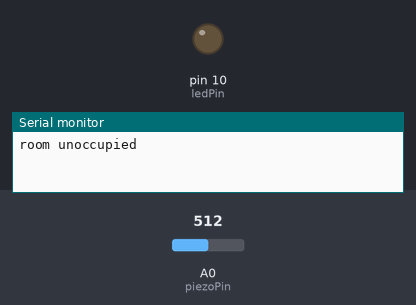
Recording of a sketch running on a simulated Arduino Uno, built with avr-gcc and run on an emulated ATmega328P. Parts: output pins drawn as LEDs (lit = HIGH), the last lines printed to the serial monitor. Inputs (shaded band) come from the test bench; at power-on: A0 (piezoPin) = 512.

Above: at 3.2 s.
3.3 s: A0 (piezoPin) set to 23
4.8 s: A0 (piezoPin) set to 29
At 5.6 s:
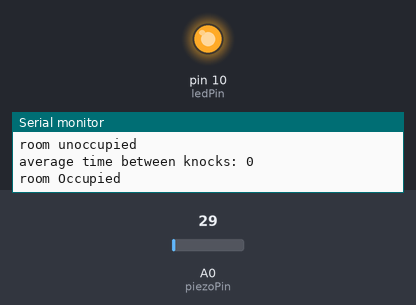
Timing chart, 0 to 7.8 s (numbered marks = the images above; inputs shaded):
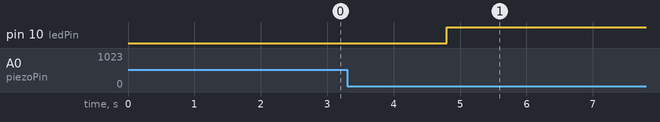

Measured:
- after the input at 4.8 s, pin 10 (ledPin): LOW → HIGH at once

The sketch:

StREAm_Micro.ino
```cpp
unsigned long previousKnock;
//unsigned long inRoomTime, outRoomTime; use these if two seperate cycles
static unsigned long avTimeBetweenKnocks;
int knockCounter;
boolean changeInDoorStatus;
boolean roomOccupied = false;
//unsigned long previousMillis = 0;
int piezoPin = A0;
int knockThresh = 25;
int settleTime = 500;

const int ledPin =  10;
void setup() {
  Serial.begin(9600);

  pinMode(ledPin, OUTPUT);
}

void loop() {

  //call to listen for a knock
  unsigned long knockTime = waitForKnock(piezoPin, knockThresh);
  //unsigned long currentTime=millis();
  if (knockTime > 0) { //if a knock is detected
    changeInDoorStatus = true;

    //only use this code for different cycles of on and off
    //   inBetweenKnocksTime=knockTime-previousKnock;
    //   previousKnock=knockTime;

    knockCounter++;

    // call to averageTime
    averageTimeBetweenKnocks(knockCounter ,  knockTime);
  }


//THE FOLLOWING COMMENTED CODE WAS MEANT TO BE USED AS THE "AI" ASPECT. WHERE THE USER'S SCHEDULE IS RECORDED AND THE ARDUINO CAN CONTROL THE LED BASED ON TIME
                                      //  if (knockCounter >= 2) { //after first knock, code changes slightly to incorporate time aspect
                                      //    Serial.print("Knock counter is greater than 1 at: ");
                                      //    Serial.println(knockCounter);
                                      //
                                      //    if (isItTime(currentTime, previousMillis, avTimeBetweenKnocks)) {//if rooms empty and someone enters OR if room is empty and time has passed
                                      ////     if (roomOccupied == false) {
                                      ////      roomOccupied = true;
                                      ////      changeInDoorStatus = false;
                                      ////
                                      ////    }
                                      ////    else {
                                      ////      roomOccupied = false;
                                      ////      changeInDoorStatus = false;
                                      ////
                                      ////    }
                                      //      roomOccupied = ! roomOccupied;
                                      //     changeInDoorStatus = ! changeInDoorStatus;//true
                                      //     Serial.print("previous Millis: ");
                                      //      Serial.println(previousMillis);
                                      //      previousMillis = knockTime;
                                      //      Serial.print("current Millis: ");
                                      //      Serial.println(knockTime);
                                      //
                                      //    }
                                      //
                                      //    if (roomOccupied == false && changeInDoorStatus == true) {
                                      //      roomOccupied = true;
                                      //      changeInDoorStatus = false;
                                      //    }
                                      //
                                      //
                                      //    if (roomOccupied == true && changeInDoorStatus == false) { //someone is in room
                                      //      Serial.println("room Occupied");
                                      //      //light up led
                                      //      digitalWrite(ledPin, HIGH);
                                      //    }
                                      //
                                      //    //checks for person leaving the room
                                      //    if (roomOccupied == true && changeInDoorStatus == true) {
                                      //      roomOccupied = false;
                                      //      changeInDoorStatus = false;
                                      //    }
                                      //
                                      //    if (roomOccupied == false && changeInDoorStatus == false) { //no one in room
                                      //      Serial.println("room unoccupied");
                                      //      //turn off led
                                      //      digitalWrite(ledPin, LOW);
                                      //    }
                                      //
                                      //  }
                                        //else {//this is the first knock where time has no effect on the lights

    if (roomOccupied == false && changeInDoorStatus == true) {
      roomOccupied = true;
      changeInDoorStatus = false;
    }

    if (roomOccupied == true && changeInDoorStatus == false) { //someone is in room
      Serial.println("room Occupied");
      //light up led
      digitalWrite(ledPin, HIGH);
    }

    //checks for person leaving the room
    if (roomOccupied == true && changeInDoorStatus == true) {
      roomOccupied = false;
      changeInDoorStatus = false;
    }

    if (roomOccupied == false && changeInDoorStatus == false) { //no one in room
      Serial.println("room unoccupied");
      //turn off led
      digitalWrite(ledPin, LOW);
    }
  //}//end else

  waitForSettle(piezoPin, knockThresh, settleTime);
  Serial.print("average time between knocks: ");
  Serial.println(avTimeBetweenKnocks);


}//end loop()


//utility methods
unsigned long waitForKnock(int pin, int thresh) {
  while (true) {
    if (analogRead(pin) > thresh) {
      return millis();//time of the knock
    }
  }
}

void waitForSettle(int pin, int thresh, int settleTime) {
  unsigned long start = millis();
  while (true) {
    if (analogRead(pin) > thresh) {
      start = millis();
    }
    if (millis() - start > settleTime) {
      return;
    }
  }
}

//computes average time between any knocks
void averageTimeBetweenKnocks(int knockCounter, unsigned long knockTime) {

  avTimeBetweenKnocks = knockTime / (unsigned long)knockCounter;

  //would use this if wanting 2 seprate cycles of on and off
  //timeInRoomAverage = timeInRoomAverage*(unsigned long)(counter) + timeInRoom/(unsigned long)(counter+1);
}

//boolean isItTime(unsigned long knockTime, unsigned long  previousMillis, unsigned long avTimeBetweenKnocks) {
//  if (knockTime - previousMillis >= avTimeBetweenKnocks) {//if rooms empty and someone enters OR if room is empty and time has passed
//     return true;
//    }
//    else {
//      return false;
//    }
//}
```
